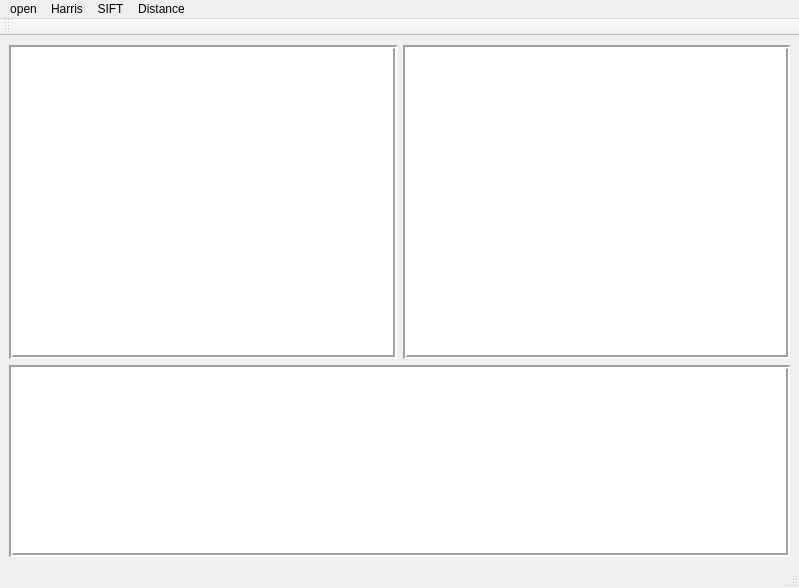
<?xml version="1.0" encoding="UTF-8"?>
<ui version="4.0">
 <class>MainWindow</class>
 <widget class="QMainWindow" name="MainWindow">
  <property name="geometry">
   <rect>
    <x>0</x>
    <y>0</y>
    <width>799</width>
    <height>588</height>
   </rect>
  </property>
  <property name="windowTitle">
   <string>MainWindow</string>
  </property>
  <widget class="QWidget" name="centralwidget">
   <layout class="QHBoxLayout" name="horizontalLayout">
    <item>
     <layout class="QVBoxLayout" name="verticalLayout">
      <item>
       <layout class="QHBoxLayout" name="horizontalLayout_2">
        <item>
         <widget class="QGraphicsView" name="view1">
          <property name="frameShape">
           <enum>QFrame::Box</enum>
          </property>
          <property name="lineWidth">
           <number>2</number>
          </property>
         </widget>
        </item>
        <item>
         <widget class="QGraphicsView" name="view2">
          <property name="frameShape">
           <enum>QFrame::Box</enum>
          </property>
          <property name="lineWidth">
           <number>2</number>
          </property>
         </widget>
        </item>
       </layout>
      </item>
      <item>
       <widget class="QTextBrowser" name="textBox">
        <property name="sizePolicy">
         <sizepolicy hsizetype="Expanding" vsizetype="Maximum">
          <horstretch>0</horstretch>
          <verstretch>0</verstretch>
         </sizepolicy>
        </property>
        <property name="font">
         <font>
          <pointsize>11</pointsize>
         </font>
        </property>
        <property name="frameShape">
         <enum>QFrame::Box</enum>
        </property>
        <property name="lineWidth">
         <number>2</number>
        </property>
       </widget>
      </item>
     </layout>
    </item>
   </layout>
  </widget>
  <widget class="QMenuBar" name="menubar">
   <property name="geometry">
    <rect>
     <x>0</x>
     <y>0</y>
     <width>799</width>
     <height>25</height>
    </rect>
   </property>
   <widget class="QMenu" name="menuopen">
    <property name="title">
     <string>open</string>
    </property>
    <addaction name="openImage1"/>
    <addaction name="openImage2"/>
   </widget>
   <widget class="QMenu" name="harrisOperation">
    <property name="title">
     <string>Harris</string>
    </property>
   </widget>
   <widget class="QMenu" name="siftOperation">
    <property name="title">
     <string>SIFT</string>
    </property>
   </widget>
   <widget class="QMenu" name="distanceOperation">
    <property name="title">
     <string>Distance</string>
    </property>
   </widget>
   <addaction name="menuopen"/>
   <addaction name="harrisOperation"/>
   <addaction name="siftOperation"/>
   <addaction name="distanceOperation"/>
  </widget>
  <widget class="QStatusBar" name="statusbar"/>
  <widget class="QToolBar" name="toolBar">
   <property name="windowTitle">
    <string>toolBar</string>
   </property>
   <attribute name="toolBarArea">
    <enum>TopToolBarArea</enum>
   </attribute>
   <attribute name="toolBarBreak">
    <bool>false</bool>
   </attribute>
  </widget>
  <action name="openImage1">
   <property name="text">
    <string>image1</string>
   </property>
  </action>
  <action name="openImage2">
   <property name="text">
    <string>image2</string>
   </property>
  </action>
 </widget>
 <resources/>
 <connections/>
</ui>
